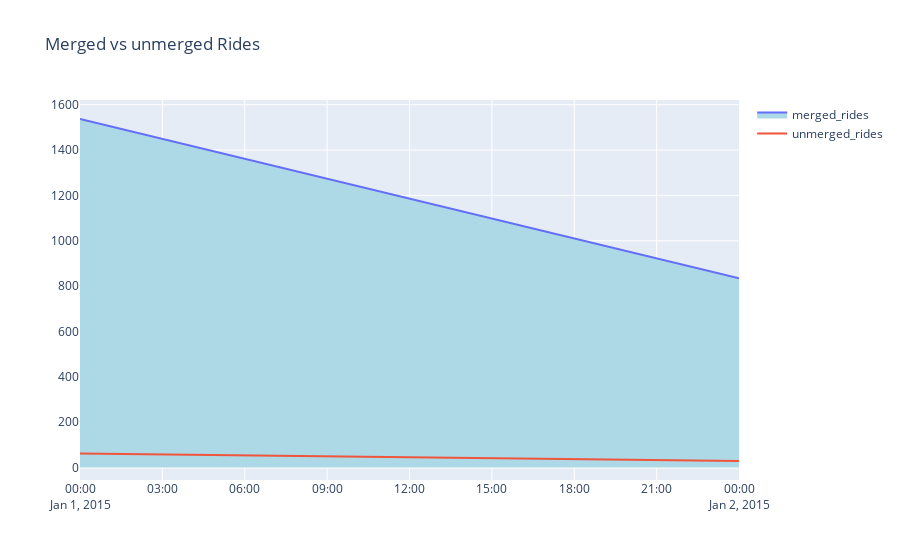

The notebook cell saved with this chart:
### Code cell
import plotly.graph_objects as go

fig = go.Figure()
fig.add_trace(go.Scatter(x=df['date'], y=df['merged_rides'], mode='lines',
    fillcolor = 'lightblue', fill = 'tozeroy',
    name = "merged_rides"))
fig.add_trace(go.Scatter(x=df['date'], y=df['unmerged_rides'],mode='lines',
    fillcolor = 'salmon',name = "unmerged_rides"))# fill = 'tozeroy'))

fig.update_layout(
    title = "Merged vs unmerged Rides",
)

fig.show()

### Figure 1 — Plotly figure (JSON) as saved in the notebook; plotly's stock layout.template omitted (floating-point values rounded to 4 significant figures)
{"data": [{"fill": "tozeroy", "fillcolor": "lightblue", "mode": "lines", "name": "merged_rides", "type": "scatter", "x": ["2015-01-01", "2015-01-02"], "y": [1537, 835]}, {"fillcolor": "salmon", "mode": "lines", "name": "unmerged_rides", "type": "scatter", "x": ["2015-01-01", "2015-01-02"], "y": [62, 29]}], "layout": {"autosize": true, "title": {"text": "Merged vs unmerged Rides"}, "xaxis": {"autorange": true, "range": ["2015-01-01", "2015-01-02"], "type": "date"}, "yaxis": {"autorange": true, "range": [-54.78, 1621.0], "type": "linear"}}}
